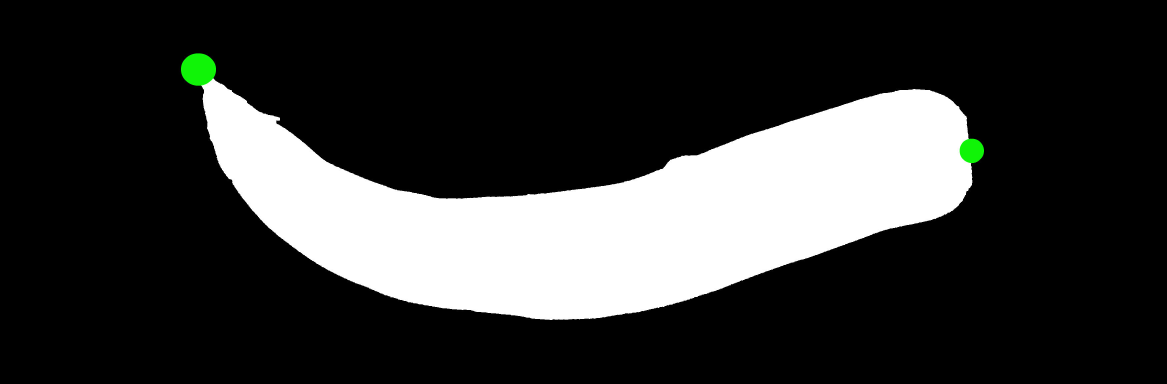
#> input picture daikon2/pics/horyou2c6kRMarked.jpg, 3501 x 1152 px (shown at 1/3 size)
$ jupyter execute --allow-errors '山登り法による中心軸抽出-両端指定のある場合.ipynb'   (shell and % lines are left out)   (older library calls are emulated)
#> lines starting #> are read from the running program, lines starting #| are printed output that depends on the picture; after the words box and inside, x2 and y2 are one past the last pixel; in counts of white or black regions, pixels touching at a corner belong together; long printed decimals are rounded
### daikon/radishlib.py
# -*- coding: utf-8 -*-

#  radishib.py
#
import cv2
import matplotlib
import matplotlib.pyplot as plt
from thin.thin import getSkelline
import numpy as np
import random
from copy import copy
import math

''' ------------------------------------
   cv2 用の画像を matplotlib の imshow で表示するための関数
'''

# 表示をオンオフするためのフラグ
IMGON = True

# プロット用関数
def plotimg(img,layout="111"):
    if IMGON is False: return
    if len(img.shape) == 2:
        pltgry(img,layout)
    elif len(img.shape) ==3:
        pltcol(img,layout)

def pltgry(img,layout="111"):
    plt.subplot(layout)
    plt.axis('off')
    plt.imshow(cv2.cvtColor(img,cv2.COLOR_GRAY2RGB))

def pltcol(img,layout="111"):
    plt.subplot(layout)
    plt.axis('off')
    plt.imshow(cv2.cvtColor(img,cv2.COLOR_BGR2RGB))

# ２枚の画像をサイズを並べた画像を作って表示する
def paraimage(img1,img2):
    h1,w1 = img1.shape[:2]
    h2,w2 = img2.shape[:2]
    if img1.ndim == 2:
        img11 = np.zeros((h1,w1,3))
        img11[:,:,0]=img11[:,:,1]=img11[:,:,2]=img1
    else:
        img11=img1
    if img2.ndim == 2:
        img22 = np.zeros((h2,w2,3))
        img22[:,:,0]=img22[:,:,1]=img22[:,:,2]=img2
    else:
        img22=img2
    paraimg = 255*np.ones((max(h1,h2),w1+w2+10,3),dtype=np.uint8)

    paraimg[0:h1,0:w1,:] = img11
    paraimg[0:h2,w1+10:,:]=img22
    plotimg(paraimg)

# 余分なマージンをカットする関数
# 余分なマージンをカットした画像を返す関数． オブジェクトサイズ/ratio だけマージンを残す
# 対象とする画像はシルエットが白のシルエット画像に限定
# ratio :  縁として残す割合　　　デフォルトは４　　　４なら白領域を囲む幅、高さの 1/4 のサイズの縁を残す
# showrec : 囲む矩形を描画するかどうかのフラグ  default は False つまり描かない
# color :  矩形を描く色
# bsize :  矩形の線の太さ

# [45 lines left out: functions cutmargin, imagerotation, rotateAndcut, not called in this run]

''' ------------------------------------
   ２階調化と膨張収縮によるゴミ除去

   ２階調化した後
   MORPH_OPEN（収縮後膨張） を２回実行して孤立点や線幅１の髭を除去×２回
   MORPH_CLOSE（膨張後収縮） を２回実行して穴埋め×２回
'''
# [6 lines left out: function dthreshold, not called in this run]

''' ------------------------------------
    ラベルイメージから小領域を削除する
'''
# [6 lines left out: function removeSmallArea, not called in this run]

''' ------------------------------------
    白黒画像中の最大面積の連結成分を取り出す
'''
# [6 lines left out: function getBigWhite, not called in this run]

''' ------------------------------------
    白画素の数を答える
'''
# [5 lines left out: function countWhitePixels, not called in this run]


''' ------------------------------------
    ダイコン画像と指標画像を分離し、基準となる長さを画素数として求める
    bw ：　画像
    choice : 1  なら1番大きい領域を取り出す。　２なら２番めに大きい領域を取り出す
    output: True ならファイル出力する
    show : True なら表示する
    outfile: 出力ファイル名
    返り値：　ダイコン画像、指標画像、単位長さ辺りのピクセル数、面積
'''
# [18 lines left out: function getRadish, not called in this run]


''' ------------------------------------
ラベリングして色つけ
    image  2値画像
    connectivity  8連結型か4連結型かのスイッチ(default 8 )
        4連結の場合は斜めに隣接していても連続していないと考える
    bw 1 なら白領域のラベリング、０なら黒領域のラベリング

        関数
            labeling()  ->  ラベリングしてラベル数、ラベル画像、情報を返す  (gray)
            color2label()  -> ラベル画像に色づけして返す（color)
            colorlabeling()  ->  ラベリングして色付けしてカラー画像を返す（color)

    返り値  (numberoflabels, labelimg, menseki)
         numberoflabels  ラベルの数（反対色全体も０のラベルがつくので１多くなる）
         labelimg　各画素の明るさデータの代わりにラベルデータが入った画像
         menseki 各ラベルのつけられた画素数のリスト
'''
# image に連結成分ごとのラベルをつけて画像として返す関数
# [44 lines left out: functions labeling, labeling2, color2label, colorlabeling, not called in this run]

''' ------------------------------------
線図形のセグメンテーション
'''
# 指定されたピクセルの周囲のピクセルを取得
# [5 lines left out: function neighbours, not called in this run]

# 連結数 (8連結)
def connection_number(neighbours):
    n = 1-np.array(neighbours)
    return sum((1-n)[:-2]), sum( n[i] -  n[i]*n[i+1]*n[i+2]  for  i in range(0,7,2))

# スケルトンのリストを生成する関数、細線化バージョン
# [20 lines left out: function skellist, not called in this run]

''' ------------------------------------
スケルトンからの２値画像データの復元
'''
# スケルトンデータから2値画像データを復元 （検証のため）
# skeldata は [x,y,d] のリスト、dは距離データ

# [31 lines left out: functions skel2img, skel2img2, skelOnimg, not called in this run]

'''' ------------------------------------
スケルトンを分岐点で分割

完全に幅１の８連結線画であることが前提
'''
# [20 lines left out: function skllabel, not called in this run]

''' ------------------------------------
スケルトンの髭を除去する
'''
# [67 lines left out: functions oneSkelton, recalcDistanceP, not called in this run]


'''
描画関数

radiusfunc(invert)
軸に沿った距離を横軸，　その点の距離データを縦軸にしたグラフを描く
（距離データとは軸上の点から表皮までの最短距離．　　中央辺りでは径に相当する

'''
# [39 lines left out: functions radiusfunc, makeNormalizedImage, not called in this run]

# 輪郭線の抽出
# mode 0  全体の輪郭　　mode 1 最大径より先だけの輪郭  mode 2 先の上半分だけ
def  getContour(img, mode):
    center = img.shape[0]/2
    if mode == 0 or mode == 3:
        ret, bw = cv2.threshold(img,0,255,cv2.THRESH_BINARY)
    else:
        ret, bw = cv2.threshold(img,200,255,cv2.THRESH_BINARY)
    image, contours, hierarchy = cv2.findContours(bw,cv2.RETR_EXTERNAL,cv2.CHAIN_APPROX_NONE)
    if  mode ==2:
        cnt = []
        maxx = np.max(contours[:][0][1])
        for i in contours[0]:
            if i[0][1] >= center and i[0][0]<maxx :
                cnt.append([list(i[0])])
            contours = np.array([cnt])
    if  mode ==3:
        cnt = []
        maxx = np.max(contours[:][0][1])
        for i in contours[0]:
            if i[0][1] >= center:
                cnt.append([list(i[0])])
            contours = np.array([cnt])
    return image,contours


# 先端部分だけの点列の生成
# [53 lines left out: functions getTipData, getTipDataAll, shiftX, sizeNormalize, drawAxis, not called in this run]

# rimg 画像
# points cv2.findContours が返す輪郭線データ
# dotsize 輪郭線を描く線の太さ
# ldotsize 飛び飛びに塗る点の点の太さ
# sdotsize 始点の点の太さ
# interval 飛び飛びに異なる色で塗る点の間の間隔
# flags 中間点や始点を別色で目立つように表示するかどうか
def drawRadishContour(rimg, points, dotsize =1,ldotsize=3, sdotsize=10,interval=20,flag=False):
    sh = rimg.shape
    zeroimg = np.zeros(sh,dtype=np.uint8)
    pltimg = np.zeros((sh[0],sh[1],3),dtype=np.uint8)
    pltimg = cv2.merge((rimg,rimg,rimg))
    for i in range (len(points)):
            cv2.circle(pltimg,(points[i][0],points[i][1]),dotsize,(0,255,255),-1)
    if flag :
        for i in range (0,len(points),interval):
                cv2.circle(pltimg,(points[i][0],points[i][1]),ldotsize,(255,0,0),-1)
        cv2.circle(pltimg,(points[0][0],points[0][1]),sdotsize,(0,0,255),-1)
    return pltimg

# 各連続３点それぞれについて３つのベクトルを求める
# pts サンプル点
# samplefactor  この数でサンプル数を割った値だけ離れた3点で曲率を求める
# median ミディアンフィルタをかけるかどうかの真理値
# mmasklen ミディアンフィルタで雑音除去する際に、前後この値まで離れた点を使う
# smooth 平滑化を行うかどうかの真理値
# smasklen 平滑化フィルタのサイズ　2*smasklen + 1 のデータの平均が使われる
# open  両端が開いている場合True、　閉路の場合　False
#     スケルトンの曲率を求める場合は　　True , 輪郭の場合は False
# [92 lines left out: function curvature, not called in this run]
    # pts: サンプル点,
    # dl : サンプルの始点から測った折れ線近似された輪郭に沿って各点までの距離
    # cuv: 曲率のリスト

'''
山登りによるスケルトン抽出

軸に沿った距離を横軸，　その点の距離データを縦軸にしたグラフを描く
（距離データとは軸上の点から表皮までの最短距離．　　中央辺りでは径に相当する

'''

# 座標(x,y) の８近傍データの取得
# 方向番号は右を０として、時計回り
#        5  6  7
#        4     0
#        3  4  1
# [115 lines left out: functions get8nb, decideDirection, getNextRidge13, not called in this run]

''' ******* 指定点からのスケルトントレース　方法１

 point = (sx,sy) 追跡開始点、
 direct  = 0~7  初期追跡方向、
　　　　　　5   6   7
     4   　　　   0　　　　　  右方向を０とし、時計回りに、１，２，３
     3   2   1
 distances 距離データの２次元配列
 phaseswitch  この太さの地点を通り過ぎるまでは周辺が黒画素から距離１でも先に進む
 para1 斜め方向の割引率
 para2 後述
'''
''' 【概要】
追跡開始点から direct の方向に、次式の評価値の高い点をピックアップすることでスケルトンを得る。

評価値　＝　黒画素からの距離　＋　 para2 * 開始点からの距離

停止条件：最大径地点通過後、距離１の点にたどり着いた

ただし、phaseswitch で指定する距離の点に遭遇するまでは距離1の点があったとしても追跡を続ける
返り値 skel は [x座標、y座標、距離] のリスト（numpy array）

'''
# [27 lines left out: function traceRidges1, not called in this run]


''' ******* 指定点からのスケルトントレース　方法2

 point = (sx,sy) 追跡開始点、
 targetpoint = (mx,my)  目標点　　　通常は最大径地点を指定する
 direct  = 0~7  初期追跡方向、
　　　　　　5   6   7
     4   　　　   0　　　　　  右方向を０とし、時計回りに、１，２，３
     3   2   1
 distances 距離データの２次元配列
 phaseswitch  この太さの地点を通り過ぎるまでは周辺が黒画素から距離１でも先に進む
 para1 斜め方向の割引率
 para2 角度の偏移の排除基準
'''
''' 【概要】
追跡開始点から direct の方向に、黒画素からの距離　＋　 para2 * 開始点からの距離

停止条件：最大径地点通過後、距離１の点にたどり着いた

ただし、phaseswitch で指定する距離の点に遭遇するまでは距離1の点があったとしても追跡を続ける
返り値 skel は [x座標、y座標、距離] のリスト（numpy array）

'''

# [195 lines left out: functions getNextRidge2, traceRidges2, traceRidges3, recalcDistanceP, makeNormalizedImage, not called in this run]

### daikon2/山登り法による中心軸抽出-両端指定のある場合.ipynb
# 端点から最大勾配方向へ向かって山登りすることで芯線を求める　両端指定バージョン
[1] から順に実行していってください。（実行は シフトを押しながらEnter）

[cell 1]
import radishlib as rdl
import cv2
# %matplotlib notebook
import numpy as np
import matplotlib.pyplot as plt
from copy import copy

# 表示のオンオフ
IMGON = True

# from __future__ import print_function
# 処理対象画像
#srcfile = 'pics/cabumarked.png'
#bwfile = 'pics/cabubw.png'
srcfile = 'pics/horyou2c6kRMarked.jpg'
bwfile = 'pics/horyou2c6kR.jpg'

# 表示のオンオフ
IMGON = True

marks = cv2.imread(srcfile,0)
bw = cv2.imread(bwfile,0)
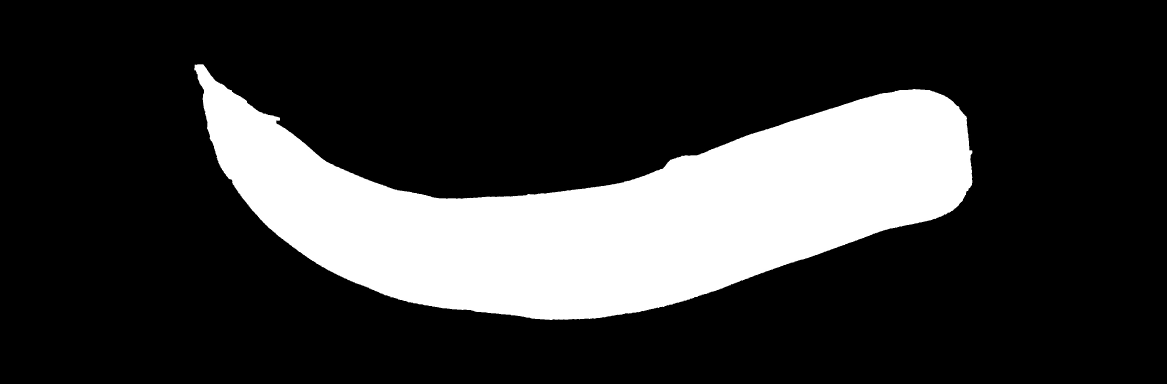
#> input picture daikon2/pics/horyou2c6kR.jpg, 3501 x 1152 px (shown at 1/3 size)
#> bw is the input picture: shape (1152, 3501); min 0, max 255, mean 53.8
# jpeg 等の画像は 完全2値化されていないので、念のために2値化しておく
_,bw=cv2.threshold(bw,128,255,cv2.THRESH_BINARY)
#> bw: shape (1152, 3501); 21.1% white; 1 white region, box (x1, y1, x2, y2) and area: (583, 193, 2917, 960) 850241

# 表示のオンオフ
IMGON = True
rdl.paraimage(marks,bw)
#> in paraimage, `paraimg[0:h1,0:w1,:] = img11`:
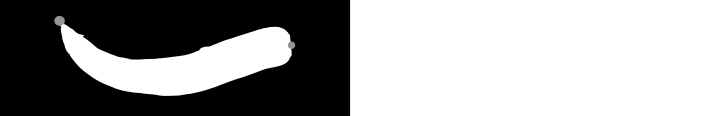
#> paraimg: shape (1152, 7012, 3) (shown at 1/10 size); min 0, max 255, mean 154.6
#> in paraimage, `paraimg[0:h2,w1+10:,:]=img22`:
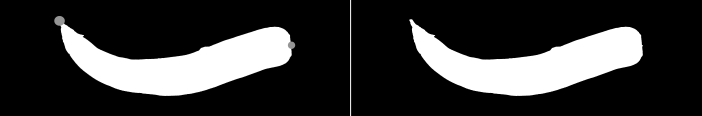
#> paraimg: shape (1152, 7012, 3) (shown at 1/10 size); min 0, max 255, mean 54.1

前提として
- 画像は2階調化されている
- 白領域が１つしかない
- 横向きで、左が先
- 同じ画像に対して2点がマークされた画像を用意する。

例

[PIXLR]https://pixlr.com/editor/

マークは白と黒の中間的な明るさがよい。カラーを使うなら緑色がご抽出されにくい。

[cell 2]
# 距離画像変換　　各白画素について，最も近い黒画素までの距離をデータとする画像を生成
dist = cv2.distanceTransform(bw,cv2.DIST_L2,5)
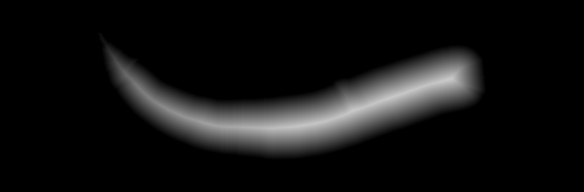
#> dist: shape (1152, 3501) float32 (shown at 1/6 size); min 0, max 203.1, mean 18.2

# 最大の距離は？　　　これが最大半径となる
maxR = np.max(dist)
#> maxR = 203.1
maxPn = np.argmax(dist)
#> maxPn = 1665675
maxY = int(maxPn/dist.shape[1])
#> maxY = 475
maxX = maxPn - maxY*dist.shape[1]
#> maxX = 2700
print("最大距離の画像位置(x,y) = (",maxX, ",",maxY,"),  maxR= ", maxR)
#| 最大距離の画像位置(x,y) = ( 2700 , 475 ),  maxR=  203.130

showimg = cv2.cvtColor(bw,cv2.COLOR_GRAY2BGR)
#> showimg: shape (1152, 3501, 3); 21.1% white; 1 white region
cv2.circle(showimg,(maxX,maxY),maxR,(255,128,128),3)
showimg = cv2.circle(showimg,(maxX,maxY),int(maxR/10),(0,0,255),-1)
rdl.plotimg(showimg)
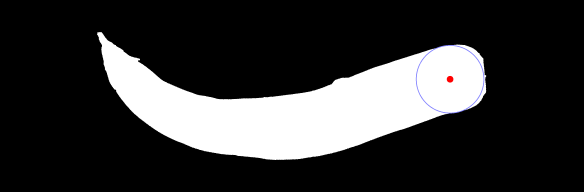
#> shown: shape (1152, 3501, 3) (shown at 1/6 size); mean R, G, B 53.6, 53.5, 53.7

[cell 3]
# 輪郭線データの抽出
ctimg,pts = rdl.getContour(bw,0)
#> in getContour, `image, contours, hierarchy = cv2.findContours(bw,cv2.RETR_EXTERNAL,cv2..`: contours = 1 contour; box (x1, y1, x2, y2) and area: (583, 193, 2917, 960) 847572
#> pts has the same summary as contours in getContour

# 確認のための描画
ｃｔx = [i[0][0]  for i in ｐｔｓ[0]]
#> ctx = 5336 values, max 2916 at index 2732, min 583 at index 18, mean 1725.6
cty = [i[0][1]  for i in pts[0]]
#> cty = 5336 values, max 959 at index 1401, min 193 at index 0, mean 602

# 輪郭データの重複を取り除く
pts =  []
for i in range(len(ctx)):
    if [ctx[i],cty[i]] not in pts:
        pts.append([ctx[i],cty[i]] )
#> after the loop, pts = 5336 pairs, first value 583 to 2916, second value 193 to 959
cpts = np.array(pts)
#> cpts has the same summary as pts

[cell 4]
# 確認のために描画
rdl.plotimg(rdl.drawRadishContour(ctimg, cpts, 2,6,10,100,True))
#> the loop in drawRadishContour, `for i in range (0,len(points),interval):` made 54 passes
#> i on passes 2 to 9: 100, 200, 300, 400, 500, 600, 700, 800
plt.show()
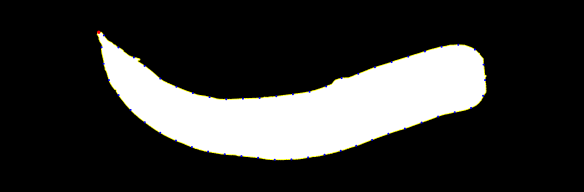
#> shown: shape (1152, 3501, 3) (shown at 1/6 size); mean R, G, B 54.2, 54.1, 53

ctrimg = rdl.drawRadishContour(ctimg, cpts)
rdl.plotimg(ctrimg)
plt.show()
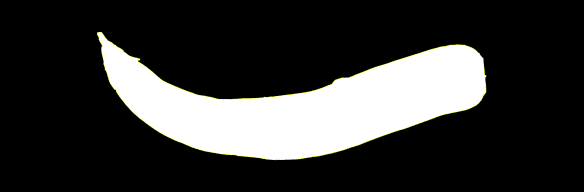
#> shown: shape (1152, 3501, 3) (shown at 1/6 size); mean R, G, B 54.1, 54.1, 53.1

# 100は黄色の点の標本間隔、2,6,10　はそれぞれ白、黄色、赤点（開始点）の大きさ

plt.show()
# 参考として距離画像も描画
rdl.plotimg(dist/np.max(dist))
#> in pltgry, `plt.imshow(cv2.cvtColor(img,cv2.COLOR_GRAY2RGB))`:
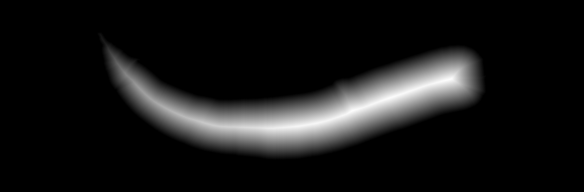
#> img: shape (1152, 3501) float32 (shown at 1/6 size); min 0, max 1, mean 0.0895

[cell 5]
# マーク画像からマークの部分を見つける

_,marks2 =  cv2.threshold(marks, 200,255, cv2.THRESH_TOZERO_INV)
_,marks2 =  cv2.threshold(marks2, 50,255, cv2.THRESH_BINARY)
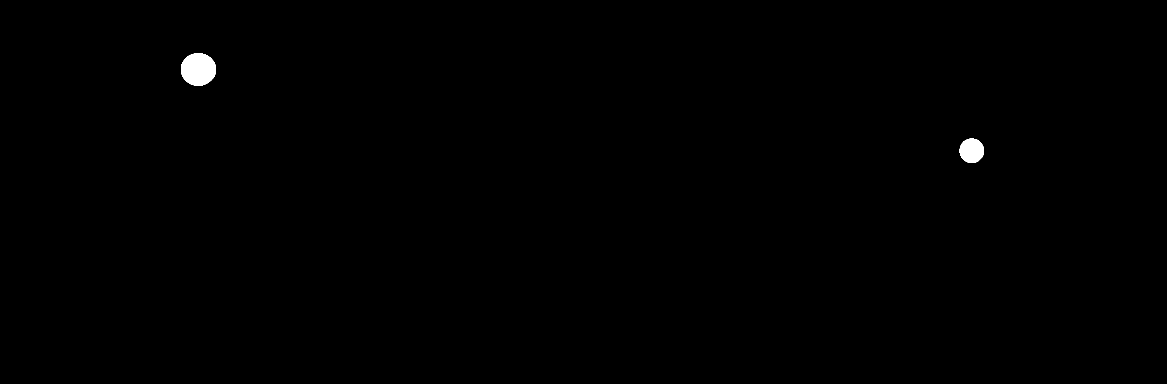
#> marks2: shape (1152, 3501) (shown at 1/3 size); 0.3% white; 2 white regions, box (x1, y1, x2, y2) and area: (543, 160, 648, 257) 8060, (2879, 416, 2952, 489) 4207

#　抽出されたマークを確認
print("マーク領域を抽出")
rdl.plotimg(marks2)
plt.show()

# マーク領域のうち、画像と重なっている部分のみを取り出す
print("マーク領域と図形の重なり部分のみを抽出")
marks3 = cv2.bitwise_and(marks2,bw)
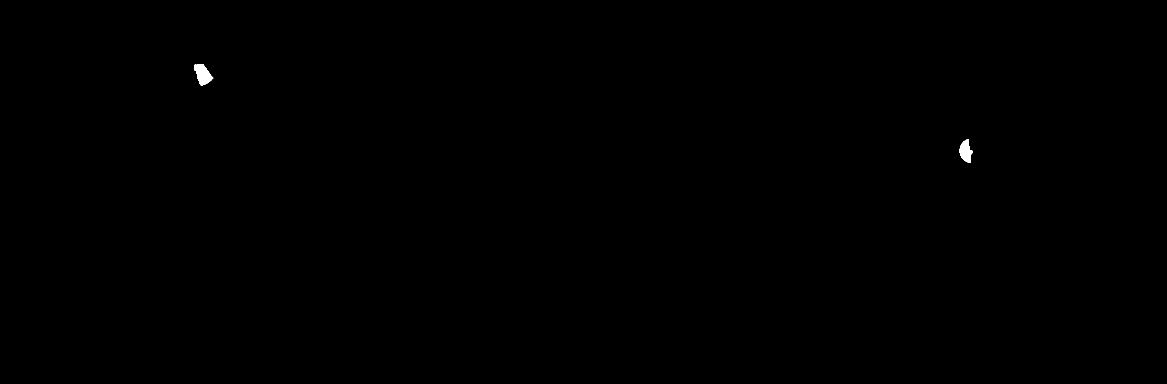
#> marks3: shape (1152, 3501) (shown at 1/3 size); 0.1% white; 2 white regions, box (x1, y1, x2, y2) and area: (583, 193, 640, 257) 2168, (2879, 417, 2917, 489) 1740
rdl.plotimg(marks3)

[cell 6]
# ２つのマークの重心を求める。
output = cv2.connectedComponentsWithStats(marks3, connectivity = 8)
centroids = output[3]  # 連結成分の重心のリスト
#> centroids = [[1750.1, 575.7], [608.5, 223.2], [2896.9, 453.8]]

g1x = int(centroids[1][0])
#> g1x = 608
g1y = int(centroids[1][1])
#> g1y = 223
g2x = int(centroids[2][0])
#> g2x = 2896
g2y = int(centroids[2][1])
#> g2y = 453

# 輪郭線データ cpts の中で最も重心に近い点を選ぶ
dtmp = np.ndarray((cpts.shape),dtype=np.uint32)
dtmp = [(g1x - i[0])**2+(g1y - i[1])**2 for i in cpts]
#> dtmp = 5336 values, max 5432489 at index 2732, min 225 at index 40, mean 1985607.3
tmpidx = np.argmin(dtmp)
#> tmpidx = 40
s1x = cpts[tmpidx][0]
#> s1x = 593
s1y = cpts[tmpidx][1]
#> s1y = 223
dtmp = [(g2x - i[0])**2+(g2y - i[1])**2 for i in cpts]
#> dtmp = 5336 values, max 5412425 at index 8, min 130 at index 2837, mean 1985030.2
tmpidx = np.argmin(dtmp)
#> tmpidx = 2837
s2x = cpts[tmpidx][0]
#> s2x = 2907
s2y = cpts[tmpidx][1]
#> s2y = 450

print("重心1= ({} {}) 　最寄りの輪郭点= ({}, {})  \n重心2= ({} {}) 　最寄りの輪郭点= ({}, {}) ".format(g1x,g1y,s1x,s1y, g2x,g2y,s2x,s2y ))
#| 重心1= (608 223) 　最寄りの輪郭点= (593, 223)
#| 重心2= (2896 453) 　最寄りの輪郭点= (2907, 450)

[cell 7]
# 左右のマークから距離画像の距離最大の点まで距離の鞍部を辿る
dist2 = copy(dist)
PARA1=0.998   # 斜め移動の割引率　 0.8〜1.0  default 0.998
PARA2=0.25     # 角度の偏移の排除基準  cos の値で指定　　０~１　　default 0.25
                            #  目的方向と進行方向のなす角度の余弦がこの値より大きければ曲がりを許す
#> (the rest of this cell did not finish here and is left out)

[cell 8]
# スケルトンと
# [6 lines left out: function skelOnimg, not called in this run]

# えられたスケルトン上の各点から距離データ分の円を描いて復元した図
# 右側の軸対称でない部分が復元できないが、この方法ではこうなるのは仕方ない
#> (the rest of this cell did not finish here and is left out)

#> (a cell that did not finish here is left out)

#> (a cell that did not finish here is left out)

（解説）径の一番太い位置の中心を基準点 normP として選び、その点からの距離でスケルトン画素を並べ換える。
もしスケルトンが直線状に並んでいるのならば求めた距離は中心軸に沿った距離に等しいが、湾曲している場合、
基準点からの直線距離と軸に沿って測った距離は基準から離れるほどズレが生じてくる。

形状を評価する場合、湾曲を補正した形状を求める必要があるが、それには直線距離ではなく、
軸に沿って測った距離を使うほうが適切である。

理屈の上では軸に沿って距離を積分、つまり積算していけばよいが、デジタル画像の場合近い点の距離は誤差が大きい。
例えば斜め45度に並ぶ点列の距離は1点ずつ距離を積算してしまうと実際の距離のルート２倍になってしまう。

そこで、曲がりが少ないであろう、１０点ごとに距離を測る基準点を設定し、
（基準点間距離＋最寄りの基準点からの距離）で、軸に沿った距離を近似する。

#> (a cell that did not finish here is left out)

[cell 12]
# @interact(invert=False)
def radiusfunc(invert=True):
    if invert:
        for d in skdp: d[3]=-d[3]
    skdN = skdp[skdp[:,3]<= 0] # 基準点より左のデータ
    skdP = skdp[skdp[:,3] > 0] # 基準点より右のデータ

    # 横軸を基点からのスケルトン位置までの距離，縦軸をそのスケルトンの距離データとしたグラフ
    plt.axis('equal')
    plt.hold(True)
    ydata = np.array(skdN[:,2])
    xdata = np.array(skdN[:,3])
    plt.plot(xdata,ydata,'-',color=(1,0,0.0))
    plt.plot(xdata,-ydata,'-',color=(1,0,0.0))
    ydata = np.array(skdP[:,2])
    xdata = np.array(skdP[:,3])
    plt.plot(xdata,ydata,'-',color=(0,0,1.0))
    plt.plot(xdata,-ydata,'-',color=(0,0,1.0))
    plt.hold(False)
    plt.show()


    # invert で再描画する際には、グラフの描画を一旦停止すること。
    # 停止しないと描画されないので注意。

#> (the rest of this cell did not finish here and is left out)

#> (a cell that did not finish here is left out)

#> (a cell that did not finish here is left out)

#> (a cell that did not finish here is left out)

#> (a cell that did not finish here is left out)

[cell 17]
from fit1 import fit1
#> (the rest of this cell did not finish here and is left out)
